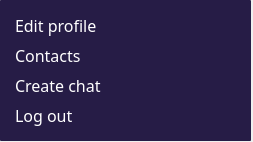
<?xml version="1.0" encoding="UTF-8"?>
<ui version="4.0">
 <class>Dialog</class>
 <widget class="QDialog" name="Dialog">
  <property name="geometry">
   <rect>
    <x>0</x>
    <y>0</y>
    <width>253</width>
    <height>142</height>
   </rect>
  </property>
  <property name="windowTitle">
   <string>Dialog</string>
  </property>
  <widget class="QFrame" name="frame">
   <property name="geometry">
    <rect>
     <x>0</x>
     <y>0</y>
     <width>251</width>
     <height>141</height>
    </rect>
   </property>
   <property name="font">
    <font>
     <family>Lucida Sans Unicode</family>
     <pointsize>11</pointsize>
     <weight>50</weight>
     <bold>false</bold>
    </font>
   </property>
   <property name="styleSheet">
    <string notr="true">QFrame{
border-radius: 1px;
	background-color: rgb(38, 28, 70);
color: white;

}</string>
   </property>
   <property name="frameShape">
    <enum>QFrame::StyledPanel</enum>
   </property>
   <property name="frameShadow">
    <enum>QFrame::Raised</enum>
   </property>
   <widget class="QPushButton" name="pushButton">
    <property name="geometry">
     <rect>
      <x>0</x>
      <y>10</y>
      <width>251</width>
      <height>31</height>
     </rect>
    </property>
    <property name="font">
     <font>
      <family>Noto Naskh Arabic UI</family>
      <pointsize>12</pointsize>
      <weight>50</weight>
      <bold>false</bold>
     </font>
    </property>
    <property name="styleSheet">
     <string notr="true">QPushButton{
border-radius:1px;
	background-color: rgb(38, 28, 70);
color:white;
text-align: left;
padding: 0% 15%;
}

QPushButton:hover{
background-color: rgb(85, 68, 139);
}
</string>
    </property>
    <property name="text">
     <string>Edit profile</string>
    </property>
    <property name="icon">
     <iconset>
      <normaloff>../code/Resources/profile1.png</normaloff>../code/Resources/profile1.png</iconset>
    </property>
    <property name="iconSize">
     <size>
      <width>30</width>
      <height>30</height>
     </size>
    </property>
   </widget>
   <widget class="QPushButton" name="pushButton_2">
    <property name="geometry">
     <rect>
      <x>0</x>
      <y>40</y>
      <width>251</width>
      <height>31</height>
     </rect>
    </property>
    <property name="font">
     <font>
      <family>Noto Naskh Arabic UI</family>
      <pointsize>12</pointsize>
      <weight>50</weight>
      <bold>false</bold>
     </font>
    </property>
    <property name="styleSheet">
     <string notr="true">QPushButton{
border-radius:1px;
	background-color: rgb(38, 28, 70);
color:white;
text-align: left;
padding: 0% 15%;
}

QPushButton:hover{
background-color: rgb(85, 68, 139);
}
</string>
    </property>
    <property name="text">
     <string>Contacts</string>
    </property>
    <property name="icon">
     <iconset>
      <normaloff>../code/Resources/users1.png</normaloff>../code/Resources/users1.png</iconset>
    </property>
    <property name="iconSize">
     <size>
      <width>30</width>
      <height>30</height>
     </size>
    </property>
   </widget>
   <widget class="QPushButton" name="pushButton_3">
    <property name="geometry">
     <rect>
      <x>0</x>
      <y>70</y>
      <width>251</width>
      <height>31</height>
     </rect>
    </property>
    <property name="font">
     <font>
      <family>Noto Naskh Arabic UI</family>
      <pointsize>12</pointsize>
      <weight>50</weight>
      <bold>false</bold>
     </font>
    </property>
    <property name="styleSheet">
     <string notr="true">QPushButton{
border-radius:1px;
	background-color: rgb(38, 28, 70);
color:white;
text-align: left;
padding: 0% 15%;
}

QPushButton:hover{
background-color: rgb(85, 68, 139);
}
</string>
    </property>
    <property name="text">
     <string>Create chat</string>
    </property>
    <property name="icon">
     <iconset>
      <normaloff>../code/Resources/chat4.png</normaloff>../code/Resources/chat4.png</iconset>
    </property>
    <property name="iconSize">
     <size>
      <width>30</width>
      <height>30</height>
     </size>
    </property>
   </widget>
   <widget class="QPushButton" name="pushButton_4">
    <property name="geometry">
     <rect>
      <x>0</x>
      <y>100</y>
      <width>251</width>
      <height>31</height>
     </rect>
    </property>
    <property name="font">
     <font>
      <family>Noto Naskh Arabic UI</family>
      <pointsize>12</pointsize>
      <weight>50</weight>
      <bold>false</bold>
     </font>
    </property>
    <property name="styleSheet">
     <string notr="true">QPushButton{
border-radius:1px;
	background-color: rgb(38, 28, 70);
color:white;
text-align: left;
padding: 0% 15%;
}

QPushButton:hover{
background-color: rgb(85, 68, 139);
}
</string>
    </property>
    <property name="text">
     <string>Log out</string>
    </property>
    <property name="icon">
     <iconset>
      <normaloff>../code/Resources/log_out1.png</normaloff>../code/Resources/log_out1.png</iconset>
    </property>
    <property name="iconSize">
     <size>
      <width>30</width>
      <height>30</height>
     </size>
    </property>
   </widget>
  </widget>
 </widget>
 <resources/>
 <connections/>
</ui>
